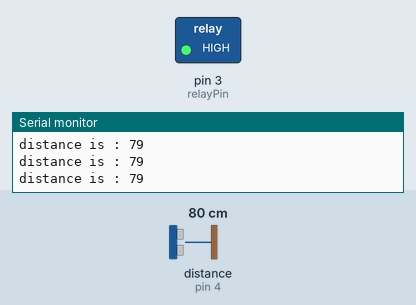
Recording of a sketch running on a simulated Arduino Uno, built with avr-gcc and run on an emulated ATmega328P. On the bench: switched loads named in the sketch (green lamp = pin HIGH), the last lines printed to the serial monitor. Wiring (inferred from the names in the program): ultrasonic range finder: trigger pin 5; echo pin 4. Inputs (shaded band) come from the test bench; at power-on: distance to the obstacle (sensor on pin 4) 80 cm. The echo pulse lasts 58.3 µs per cm; pins used as bus, display or sensor lines are not drawn.

Above: at 1.2 s.
1.3 s: distance to the obstacle (sensor on pin 4) set to 7 cm
4.3 s: distance to the obstacle (sensor on pin 4) set to 4 cm
At 5.9 s:
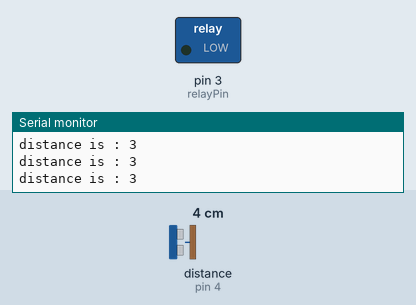
6.2 s: distance to the obstacle (sensor on pin 4) set to 9 cm
At 7.2 s:
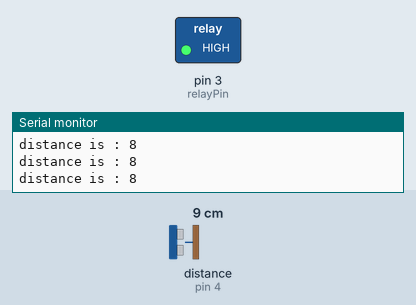
8.0 s: distance to the obstacle (sensor on pin 4) set to 2 cm
At 9.4 s:
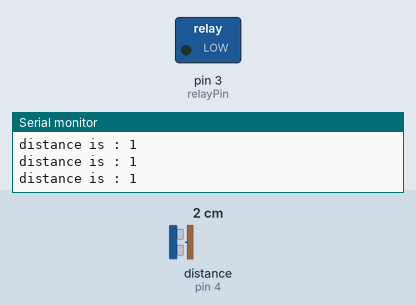
Timing chart, 0 to 10.8 s (numbered marks = the images above; inputs shaded):
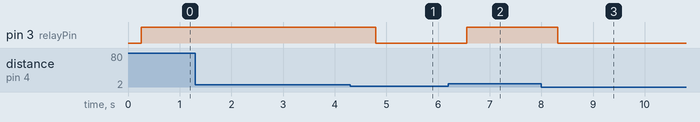

Measured:
- the behaviour switches between 6 and 5 cm on distance to the obstacle (sensor on pin 4) (found by bisection; images 0 and 1)
- after the input at 4.3 s, pin 3 (relayPin): HIGH → LOW after 0.50 s
- after the input at 6.2 s, pin 3 (relayPin): LOW → HIGH after 0.36 s
- after the input at 8.0 s, pin 3 (relayPin): HIGH → LOW after 0.31 s

The sketch:

hand_sanitizer.ino
```cpp
int trigPin = 5;    // Trigger
int echoPin = 4;    // Echo
int relayPin = 3;
int limit = 5;

void setup() {
  Serial.begin (9600);
  pinMode(trigPin, OUTPUT);
  pinMode(echoPin, INPUT);
  pinMode(relayPin, OUTPUT);
}

long getDistance(int trigPin, int echoPin) {
  long duration, cm, inches;

  digitalWrite(trigPin, LOW);
  delayMicroseconds(5);
  digitalWrite(trigPin, HIGH);
  delayMicroseconds(10);
  digitalWrite(trigPin, LOW);

  pinMode(echoPin, INPUT);
  duration = pulseIn(echoPin, HIGH);

  cm = (duration / 2) / 29.1;   // Divide by 29.1 or multiply by 0.0343
  //inches = (duration/2) / 74;   // Divide by 74 or multiply by 0.013

  delay(250);

  return cm;
}
void loop() {
  long distance = getDistance(trigPin, echoPin);
  Serial.print("\ndistance is : ");
  Serial.print(distance);

  if (distance < limit) {
    digitalWrite(relayPin,LOW);
  } else {
    digitalWrite(relayPin,HIGH);
  }

}
```
